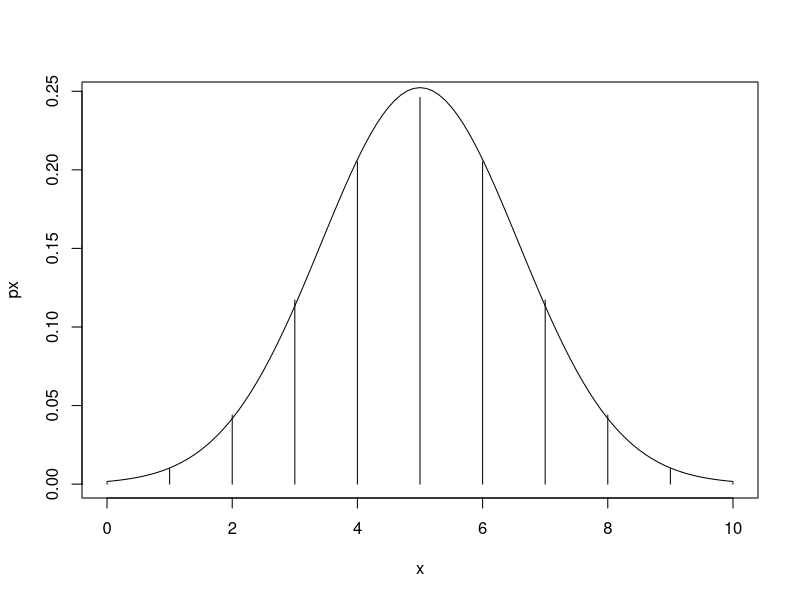
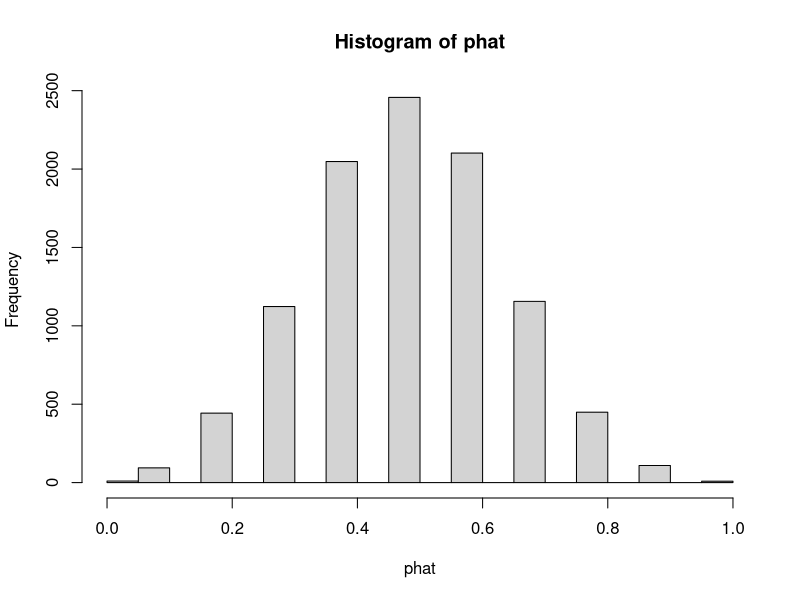
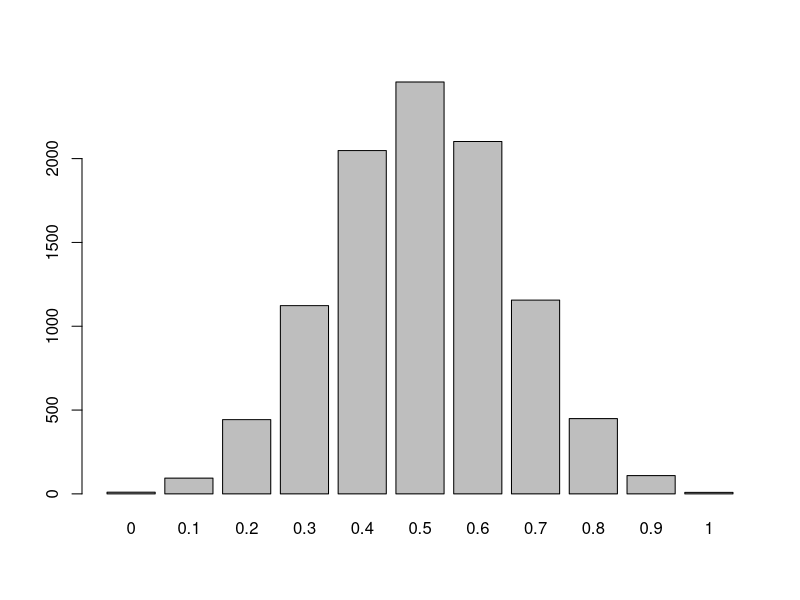
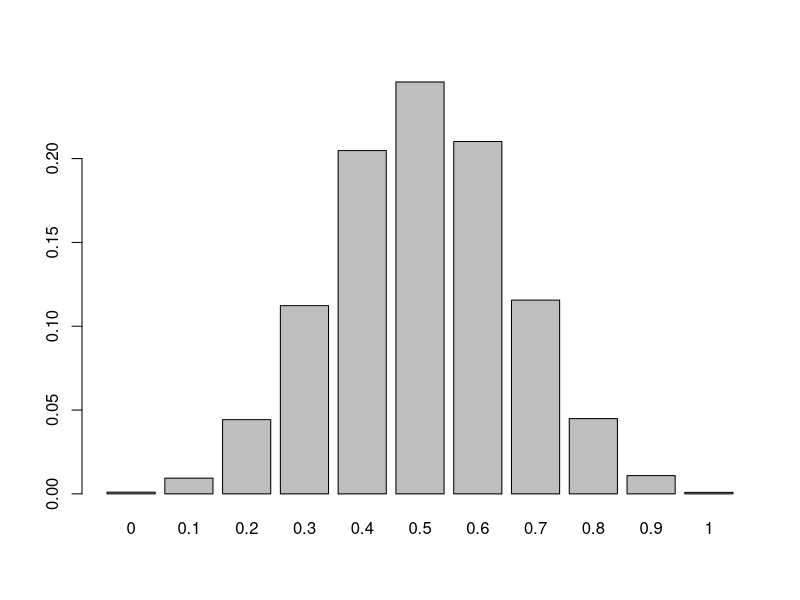

Write the R code that produced these figures, in order.
# Alan Arnholt

p <- 0.5
n <- 10
x <- 0:10
px <- dbinom(x, n, p)
plot(x, px, type = "h")
curve(dnorm(x, n*p, sqrt(n*p*(1 - p))), add = TRUE)



sims <- 10000
phat <- numeric(sims)
for(i in 1:sims){
x <- rbinom(1, n, 0.5)
phat[i] <- x/n
}
mean(phat)
sd(phat)
hist(phat)
table(phat)
barplot(table(phat))
barplot(table(phat)/sims)

# Theoretical
SEphat <- sqrt(p*(1 - p)/n)
SEphat

# phat ~ N(p, sqrt(p*(1-p)/n))

# P(X >= 23.3) = 1 - P(X <= 23)----Actual answer
pbinom(23, 233, .07, lower = FALSE)
# Approximate answer
#P(phat >= .10)
pnorm(.10, .07, sqrt(.07*(1-.07)/233), lower = FALSE)
